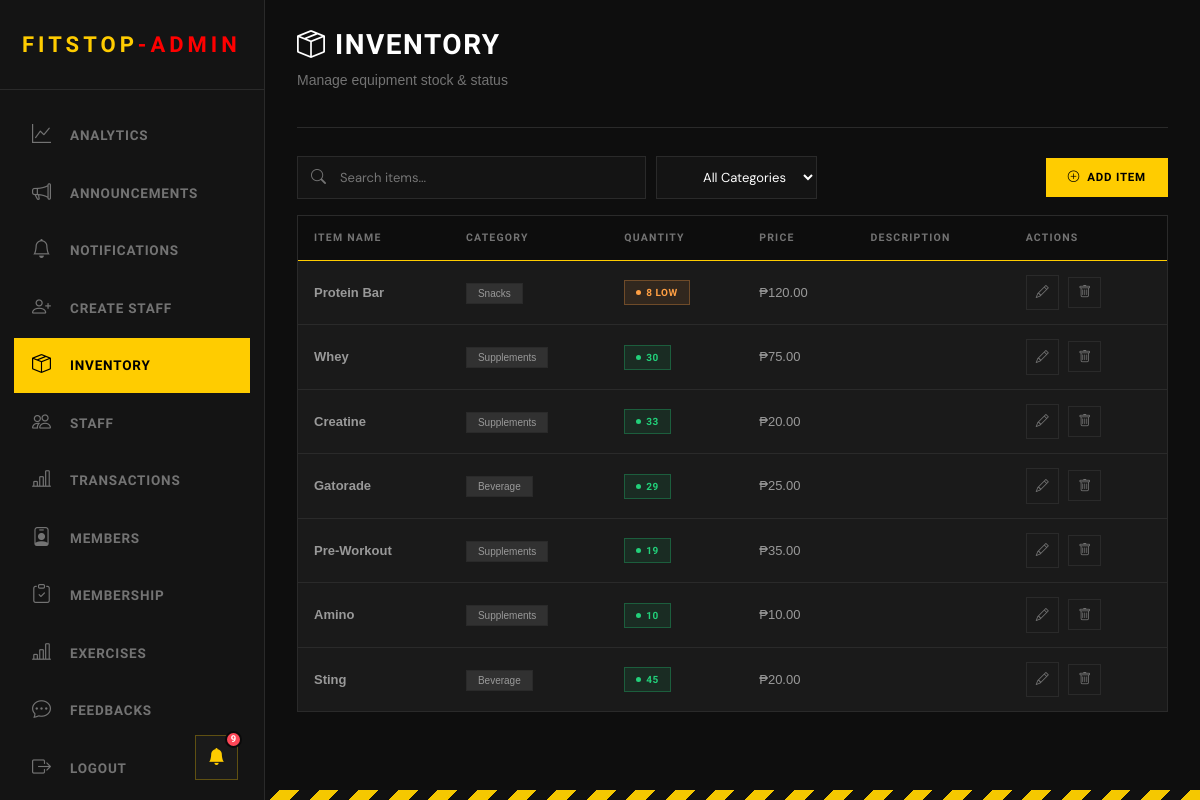
Page /admin/view_inventory.php (signed in) on the earlier database version.
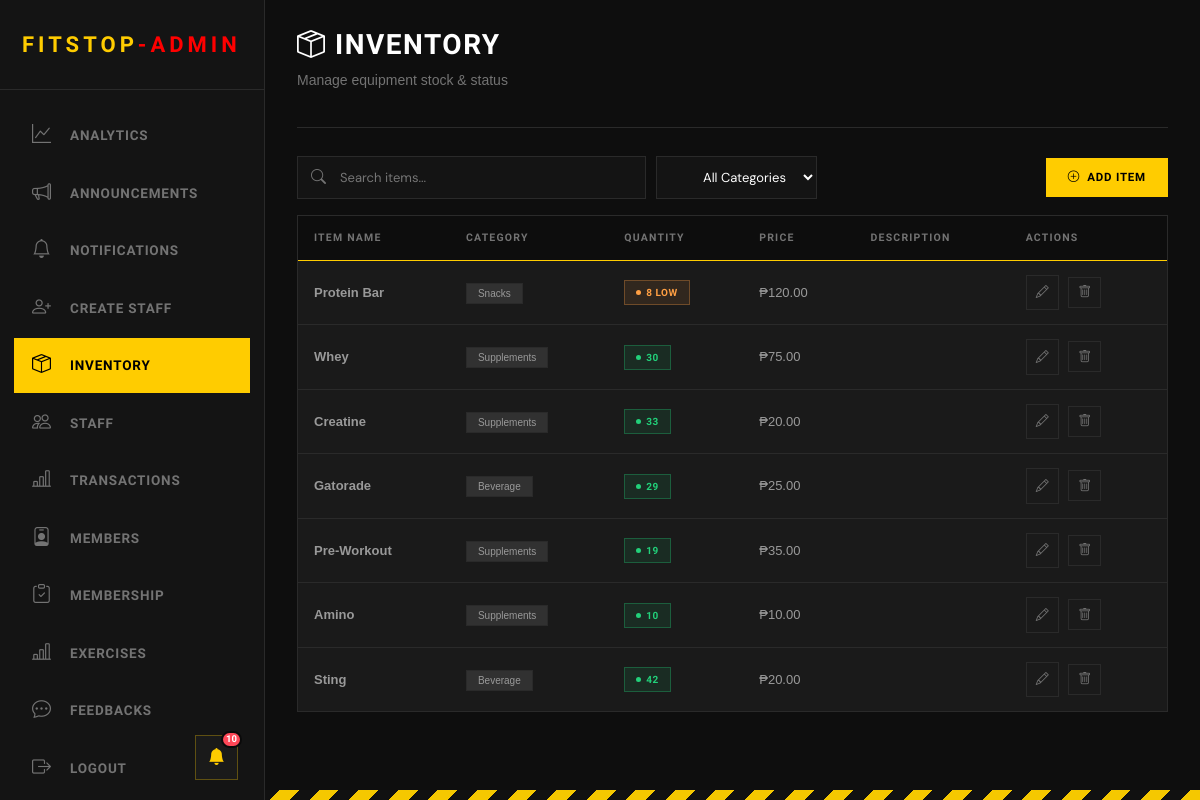
Same page on the later database version.
### tables this page shows
CREATE TABLE inventory (   id INTEGER PRIMARY KEY AUTOINCREMENT,   item_name VARCHAR(100) NOT NULL,   category VARCHAR(50) NOT NULL,   quantity INTEGER NOT NULL DEFAULT 0,   price DECIMAL(10, 2) NOT NULL DEFAULT 0.00,   description TEXT,   created_at TIMESTAMP DEFAULT CURRENT_TIMESTAMP,   updated_at TIMESTAMP DEFAULT CURRENT_TIMESTAMP );

### admin/view_inventory.php (the view, shortened to what the changed rows need)
<?php
include("../Login/connection.php");
$records_per_page = 10;
$page = isset($_GET['page']) ? (int) $_GET['page'] : 1;
$offset = ($page - 1) * $records_per_page;
$where_conditions = [];
$where_clause = count($where_conditions) > 0 ? "WHERE " . implode(" AND ", $where_conditions) : "";
$stmt = $pdo->prepare("SELECT * FROM inventory $where_clause ORDER BY created_at DESC LIMIT :limit OFFSET :offset");
$stmt->bindValue(':limit', $records_per_page, PDO::PARAM_INT);
$stmt->bindValue(':offset', $offset, PDO::PARAM_INT);
$stmt->execute();
$items = $stmt->fetchAll();
?>
<!DOCTYPE html>
<html>
<head>
    <link href="https://cdn.jsdelivr.net/npm/bootstrap@5.3.8/dist/css/bootstrap.min.css" rel="stylesheet"
>
    <link rel="stylesheet" href="styles.css">
    <link href="../styles.css" rel="stylesheet">
    <link rel="stylesheet" href="https://cdnjs.cloudflare.com/ajax/libs/font-awesome/6.4.0/css/all.min.css">
    <link rel="stylesheet" href="https://cdn.jsdelivr.net/npm/bootstrap-icons@1.11.0/font/bootstrap-icons.css">
</head>
<body>
    <?php include('includes/header_admin.php') ?>
    <div class="main-content">
        <div class="topbar">
            <div class="topbar-left">
                <h1><i class="bi bi-box-seam"></i> Inventory</h1>
            </div>
        </div>
        <section>
            <div class="inventory-table">
                <table>
                    <thead>
                        <tr>
                            <th>Item Name</th>
                            <th>Category</th>
                            <th>Quantity</th>
                            <th>Price</th>
                            <th>Description</th>
                            <th>Actions</th>
                        </tr>
                    </thead>
                    <tbody>
                        <?php if (count($items) > 0): ?>
                            <?php foreach ($items as $item): ?>
                                <tr>
                                    <td><strong><?php echo htmlspecialchars($item['item_name']); ?></strong></td>
                                    <td><span
                                            style="padding: 4px 11px; font-size: 10px; background: rgba(255,255,255,0.1); border: 1px solid var(--border);"><?php echo htmlspecialchars($item['category']); ?></span>
                                    </td>
                                    <td>
                                        <?php if ($item['quantity'] == 0): ?>
                                            <span class="status-badge inactive">Out of Stock</span>
                                        <?php elseif ($item['quantity'] < 10): ?>
                                            <span class="status-badge low-stock"><?php echo $item['quantity']; ?> Low</span>
                                        <?php else: ?>
                                            <span class="status-badge active"><?php echo $item['quantity']; ?></span>
                                        <?php endif; ?>
                                    </td>
                                    <td>₱<?php echo number_format($item['price'], 2); ?></td>
                                    <td><?php echo htmlspecialchars(substr($item['description'], 0, 50)) . (strlen($item['description']) > 50 ? '...' : ''); ?>
                                    </td>
                                    <td>
                                        <button class="btn-icon"
                                            onclick="editItem(<?php echo htmlspecialchars(json_encode($item)); ?>)">
                                            <i class="bi bi-pencil"></i>
                                        </button>
                                        <a href="?delete=<?php echo $item['id']; ?>" class="btn-icon"
                                            onclick="return confirm('Are you sure?')">
                                            <i class="bi bi-trash"></i>
                                        </a>
                                    </td>
                                </tr>
                            <?php endforeach; ?>
                        <?php endif; ?>
                    </tbody>
                </table>
            </div>
        </section>
</body>
</html>

### admin/includes/header_admin.php (shortened to what the changed rows need)
<head>
    <link rel="stylesheet" href="../staff/staff.css">
    <link href="../styles.css" rel="stylesheet">
    <link rel="stylesheet" href="https://cdnjs.cloudflare.com/ajax/libs/font-awesome/6.4.0/css/all.min.css">
    <link rel="stylesheet" href="https://cdn.jsdelivr.net/npm/bootstrap-icons@1.11.0/font/bootstrap-icons.css">
</head>
<div style="position: fixed; bottom: 20px; left: calc(var(--sidebar-w) - 70px); z-index: 1001;">
    <div class="notif-wrapper">
        <button class="notif-bell-btn" id="notifBellBtn">
            <i class="bi bi-bell-fill"></i>
            <?php
            include('../login/connection.php');
            $unread_stmt = $pdo->query("SELECT COUNT(*) as count FROM notification_history WHERE is_read = 0");
            $unread_count = $unread_stmt->fetch()['count'];
            if ($unread_count > 0):
            ?>
                <span class="notif-badge"><?php echo $unread_count; ?></span>
            <?php endif; ?>
        </button>
    </div>
</div>

Differences in the rows shown:
changed inventory "Sting": quantity "45" → "42"
Other differences:
$unread_count: "9" → "10"
